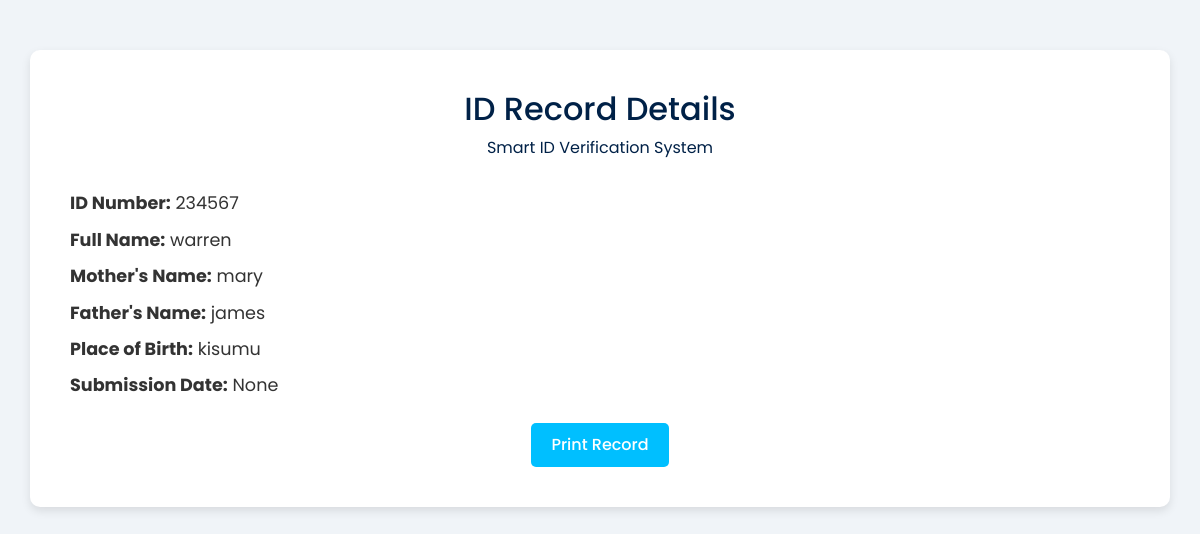
The app's page /print/234567 (signed in) with its own data.
### tables this page shows
CREATE TABLE ids (
    id_number TEXT PRIMARY KEY,
    name TEXT,
    dob TEXT,
    father TEXT,
    mother TEXT,
    place TEXT
, date_added TEXT);

### app.py (the view)
@app.route('/print/<id_number>')
def print_record(id_number):
    if not session.get('admin'):
        return redirect(url_for('admin_login'))
    conn = get_db_connection()
    record = conn.execute('SELECT * FROM ids WHERE id_number = ?', (id_number,)).fetchone()
    conn.close()
    if not record:
        flash("Record not found.")
        return redirect(url_for('dashboard', show=1))
    return render_template('print_record.html', record=record)

### app.py (called while the page is built)
def get_db_connection():
    conn = sqlite3.connect('database.db')
    conn.row_factory = sqlite3.Row
    return conn

### templates/print_record.html (shortened to what this page needs)
<!DOCTYPE html>
<html lang="en">
<head>
    <link href="https://cdn.jsdelivr.net/npm/bootstrap@5.3.0/dist/css/bootstrap.min.css" rel="stylesheet">
</head>
<body>
<div class="container">
    <div class="header">
        <h2>ID Record Details</h2>
        <p>Smart ID Verification System</p>
    </div>
    <div class="record-details">
        <p><strong>ID Number:</strong> {{ record.id_number }}</p>
        <p><strong>Full Name:</strong> {{ record.name }}</p>
        <p><strong>Mother's Name:</strong> {{ record.mother }}</p>
        <p><strong>Father's Name:</strong> {{ record.father}}</p>
        <p><strong>Place of Birth:</strong> {{ record.place }}</p>
        <p><strong>Submission Date:</strong> {{ record.date_added }}</p>
    </div>
    <div class="text-center mt-4">
        <button onclick="window.print()" class="btn btn-print">Print Record</button>
    </div>
</div>
</body>
</html>

### templates/print_record.html (style rules this page uses)
body { font-family: 'Poppins', sans-serif; background-color: #f0f4f8; color: #333; }
.container { background-color: #ffffff; padding: 40px; border-radius: 10px; box-shadow: 0 4px 10px rgba(0, 0, 0, 0.1); margin-top: 50px; }
.header { text-align: center; color: #002147; margin-bottom: 30px; }
.record-details p { font-size: 1.1rem; margin-bottom: 10px; }
.btn-print { background-color: #00bfff; border: none; color: white; font-weight: 500; padding: 10px 20px; border-radius: 5px; }

### records on screen
ids: id_number "234567", name "warren", mother "mary", father "james", place "kisumu"

### other values on screen
{{ record.date_added }} "None"
